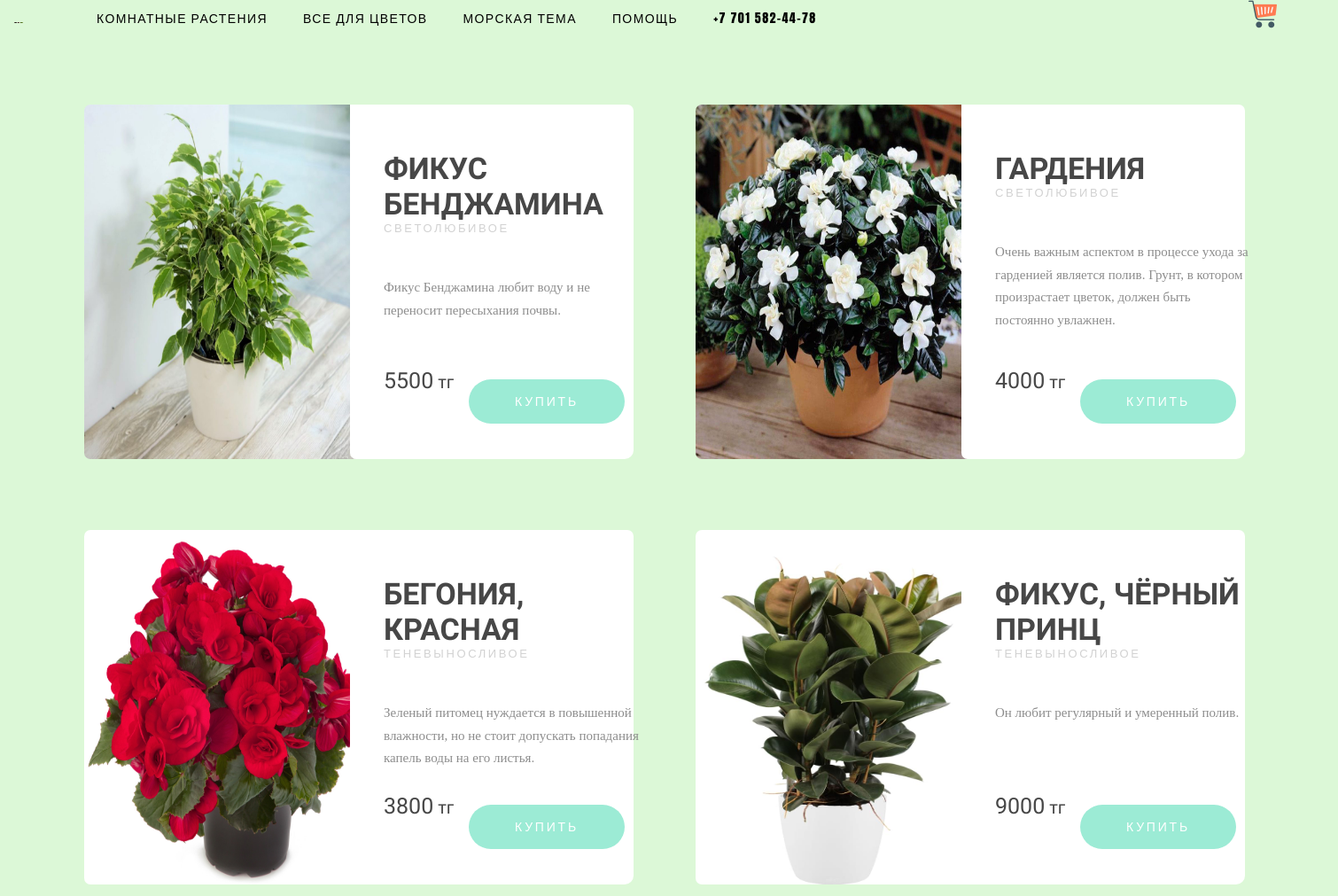
/plants, run on the app's committed database.
### main/models.py (models this page shows, shortened)
class Plants(models.Model):
    choiceLight = (
        ('Светолюбивое','Светолюбивые'),
        ('Теневыносливое', 'Теневыносливые')
    )
    title = models.CharField(max_length=250)
    img = models.ImageField(upload_to='static/images/plants/')
    price = models.IntegerField()
    description = models.TextField(null=True)
    light = models.CharField(choices=choiceLight, max_length=30)
    availability = models.BooleanField()

### main/views.py (the view)
# urls.py: path('plants', views.plants, name='plants'),
def plants(request):
    plants = Plants.objects.all()
    return render(request, 'main/plants.html', {"plants": plants})

### templates/main/plants.html (shortened to what this page needs)
{% extends 'layout.html' %}
{% block content %}
{% load static %}
<div class="nav">
    <a href="{% url 'home' %}">
    <img src="{% static 'images/hand.png' %}" alt="logo" class="logo" height="1" width="40"></a>
    <ul class="menu">
        <li>
            <a href="{% url 'plants' %}">
                Комнатные растения
            </a>
        </li>
        <li>
            <a href="{% url 'forPlants' %}">
                Все для цветов
            </a>
        </li>
        <li>
            <a href="{% url 'oceanTheme' %}">
                Морская тема
            </a>
        </li>
        <li>
            <a href="{% url 'help' %}">
                Помощь
            </a>
        </li>
        <li>
            <a href="tel:+77015824478">
                +7 701 582-44-78
            </a>
        </li>
    </ul>
    <a href="{% url 'home' %}" class="tel">
        <img src="{% static 'images/carts.png' %}" class="logo" height="32" width="32"></a>
</div>
<div class="container_p">
    <div class="wrapper">
        {% for plant in plants %}
        <div class="product-img">
          <img src="{{ plant.img.url }}" height="400" width="327">
        </div>
        <div class="product-info">
          <div class="product-text">
            <h1>{{ plant.title }}</h1>
            <h2>{{ plant.light }}</h2>
            <p>{{ plant.description }}</p>
          </div>
          <div class="product-price-btn">
            <p><span>{{ plant.price }}</span> тг</p>
            <a href="{% url 'home' %}">
            <button type="button">Купить</button></a>
          </div>
        </div>
        {% endfor %}
    </div>
</div>
{% endblock %}

### templates/layout.html (shortened to what this page needs)
{% load static %}
<!DOCTYPE html>
<html lang="en">
<head>
    <link rel="stylesheet" href="{% static 'css/styles.css' %}" type="text/css">
</head>
<body>
    {% block content %}
    {% endblock %}
</body>
</html>

### static/css/styles.css (style rules this page uses)
body { padding: 0; margin: 0; font-family: 'Anton', sans-serif; color: black; font-size: 16px; }
* { box-sizing: border-box; }
h1, h2, h3, h4, h5, h6 { padding: 0; margin: 0; text-transform: uppercase; color: black; font-family: 'Lobster;; }
h2 { font-size: 50px; margin-bottom: 58px; }
a { text-decoration: none; }
p { margin: 0; }
ul, li { display: block; padding: 0; margin: 0; }
.logo { margin-right: 69px; }
.menu { display: flex; }
.menu li a { text-transform: uppercase; font-size: 14px; letter-spacing: 0.1em; color: black; }
.menu li { margin-right: 40px; }
.tel { font-size: 17px; margin-left: auto; letter-spacing: 0.1em; color: black; }
.nav { display: flex; align-items: center; }
.container_p { width: 1500px; margin:0 auto; padding-left: 90px; }
body { background-color: #dcf8d7; }
.wrapper { margin-right: 20px; border-radius: 7px 7px 7px 7px; -webkit-box-shadow: 0px 14px 32px 0px rgba(0, 0, 0, 0.15); -moz-box-shadow: 0px 14px 32px 0px rgba(0, 0, 0, 0.15); box-shadow: 0px 14px 32px 0px rgba(0, 0, 0, 0.15); }
.product-img { float: left; height: 400px; width: 300px; margin-top: 80px; }
.product-img img { border-radius: 7px 0 0 7px; }
.product-info { float: left; height: 400px; width: 320px; border-radius: 0 7px 10px 7px; background-color: rgb(255, 255, 255); margin-right: 70px; margin-top: 80px; }
.product-text { height: 300px; width: 327px; }
.product-text h1 { margin: 0 0 0 38px; padding-top: 52px; font-size: 34px; color: #474747; }
.product-text h1, .product-price-btn p { font-family: 'Bentham', serif; }
.product-text h2 { margin: 0 0 47px 38px; font-size: 13px; font-family: 'Raleway', sans-serif; font-weight: 400; text-transform: uppercase; color: #d2d2d2; letter-spacing: 0.2em; }
.product-text p { height: 125px; margin: 0 0 0 38px; font-family: 'Playfair Display', serif; color: #8d8d8d; line-height: 1.7em; font-size: 15px; font-weight: lighter; overflow: hidden; }
.product-price-btn { height: 103px; width: 350px; margin-top: 10px; position: relative; }
.product-price-btn p { display: inline-block; position: absolute; top: -13px; height: 50px; font-family: 'Trocchi', serif; margin: 0 0 0 38px; font-size: 20px; font-weight: lighter; color: #474747; }
span { display: inline-block; height: 50px; font-family: 'Suranna', serif; font-size: 25px; }
.product-price-btn button { float:right; display: inline-block; height: 50px; width: 176px; margin: 0 40px 0 16px; box-sizing: border-box; border: transparent; border-radius: 60px; font-family: 'Raleway', sans-serif; font-size: 14px; font-weight: 500; text-transform: uppercase; letter-spacing: 0.2em; color: #ffffff; background-color: #9cebd5; cursor: pointer; outline: none; }

### data on the page
Plants: img (picture), title "ФИКУС БЕНДЖАМИНА", light "СВЕТОЛЮБИВОЕ", description "Фикус Бенджамина любит воду и не переносит пересыхания почвы.", price "5500"
Plants: img (picture), title "ГАРДЕНИЯ", light "СВЕТОЛЮБИВОЕ", description "Очень важным аспектом в процессе ухода за гарденией является полив. Грунт, в котором произрастает цветок, должен быть постоянно увлажнен.", price "4000"
Plants: img (picture), title "БЕГОНИЯ, КРАСНАЯ", light "ТЕНЕВЫНОСЛИВОЕ", description "Зеленый питомец нуждается в повышенной влажности, но не стоит допускать попадания капель воды на его листья.", price "3800"
Plants: img (picture), title "ФИКУС, ЧЁРНЫЙ ПРИНЦ", light "ТЕНЕВЫНОСЛИВОЕ", description "Он любит регулярный и умеренный полив.", price "9000"
